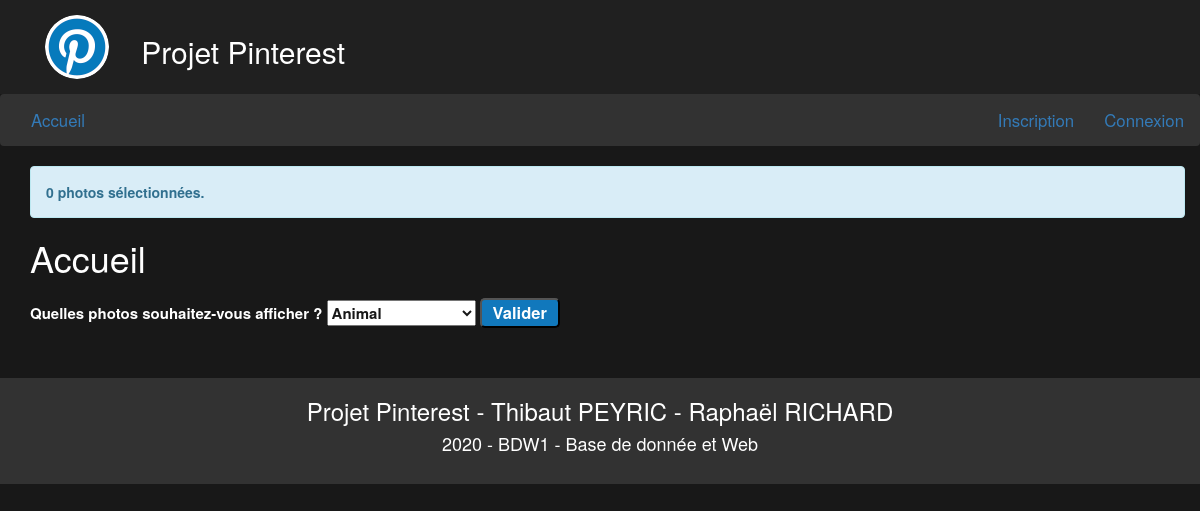
The app's page /index.php?choix_categorie=Animal, older data.
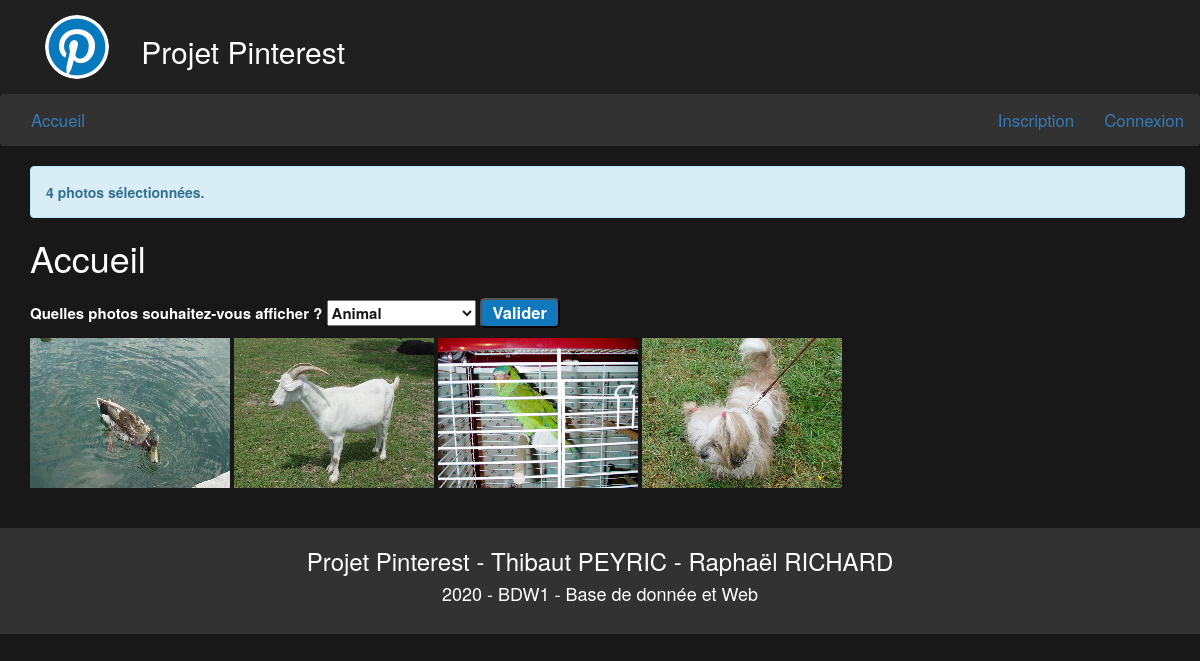
The same page, newer data.
### tables this page shows
CREATE TABLE `Photo` (
  `photoId` int(11) NOT NULL,
  `nomFich` varchar(100) DEFAULT NULL,
  `description` varchar(250) DEFAULT NULL,
  `catId` int(11) DEFAULT NULL,
  `utilID` int(11) DEFAULT NULL,
  `visibility` tinyint(1) DEFAULT NULL
);

### controllers/c_accueil.php (called while the page is built, shortened)
<?php
$photoDAO = new PhotoDAO(DEBUG);
if(!isset($_GET['choix_categorie']))
    $photoById = $photoDAO->getById(htmlspecialchars('Toutes les photos'));
else
    $photoById = $photoDAO->getById(htmlspecialchars($_GET['choix_categorie']));
if(isset($_GET['message']))
{
    $message = htmlspecialchars($_GET['message']);
    $alert = choixAlert($message);
}
else
{
    $nbP = count($photoById);
    $alert = choixAlert('photos_selection',$nbP);
}
require_once(PATH_VIEWS.$page.'.php');

### index.php (called while the page is built, shortened)
<?php
require_once('./lib/foncBase.php');
if(isset($_GET['page'])) {
  $page = htmlspecialchars($_GET['page']);
  if(!is_file(PATH_CONTROLLERS.$_GET['page'].".php"))
    $page = '404';
}
else {
	$page='accueil';
}
require_once(PATH_CONTROLLERS.$page.'.php');

### models/m_connexion.php (called while the page is built)
<?php
class Connexion {
    private $_bdd = null;
    private static $_instance = null;
    private function __construct() {
        $this->_bdd = new PDO('mysql:host='.BD_HOST.'; dbname='.BD_DBNAME.'; charset=utf8', BD_USER, BD_PWD);
        $this->_bdd->setAttribute(PDO::ATTR_ERRMODE, PDO::ERRMODE_EXCEPTION);
    }
    public static function getInstance() {
        if(is_null(self::$_instance))
            self::$_instance = new Connexion();
        return self::$_instance;
    }
    public function getBdd() {
        return $this->_bdd;
    }
}

### models/m_DAO.php (called while the page is built, shortened)
<?php
abstract class DAO {
    private $_debug;
    public function __construct($debug) {
        $this->_debug = $debug;
    }
    private function _requete($sql, $args = null) {
        if ($args == null) {
            $pdos = Connexion::getInstance()->getBdd()->query($sql);
        }
        else {
            $pdos = Connexion::getInstance()->getBdd()->prepare($sql);
            $pdos->execute($args);
        }
        return $pdos;
    }
    protected function queryAll($sql, $args = null) {
        try {
            $pdos = $this->_requete($sql, $args);
            $res = $pdos->fetchAll();
        }
        catch(PDOException $e) {
            if($this->_debug)
                die($e->getMessage());
            $this->_erreur = 'query';
            $res = false;
        }
        return $res;
    }
}

### models/m_photoDAO.php (called while the page is built, shortened)
<?php
class PhotoDAO extends DAO {
    public function getById($nomCat) {
        if($nomCat == 'Toutes les photos')
            $res=$this->queryAll('SELECT * FROM Photo WHERE visibility = 1');
        else
            $res=$this->queryAll('SELECT * FROM Photo WHERE catId in (SELECT catId FROM Categorie WHERE nomCat = ? AND visibility = 1)', array($nomCat));
        $catArr = array();
        if($res) {
            foreach($res as $value) {
                array_push($catArr,new Photo($value['photoId'], $value['nomFich'], $value['description'], $value['catId'], $value['utilID'], $value['visibility']));
            }
            return $catArr;
        }
        else return null;
    }
}

### lib/foncBase.php (called while the page is built, shortened)
<?php
function choixAlert($message, $nbP = 0)
{
    $alert = array();
    switch($message)
    {
        case 'photos_selection' :
            $alert['messageAlert'] = $nbP.PHOTOS_SELECTION;
            $alert['classAlert'] = 'info';
            break;
    }
    return $alert;
}

### entities/e_photo.php (called while the page is built, shortened)
<?php
class Photo {
    private $_photoId;
    private $_nomFich;
    private $_userId;
    public function __construct($photoId,$nomFich,$description,$catId, $userId, $visibility) {
        $this->_photoId = $photoId;
        $this->_nomFich = $nomFich;
        $this->_userId = $userId;
    }
    public function getPhotoId() {
        return $this->_photoId;
    }
    public function getNomFich() {
        return $this->_nomFich;
    }
    public function getUserId() {
        return $this->_userId;
    }
}

### views/v_accueil.php (the view, shortened to what the changed rows need)
<?php require_once(PATH_VIEWS.'alert.php');?>
    <h1><?php  echo TITRE_PAGE_ACCUEIL;?></h1>
    <?php foreach ($photoById as $value)
    {?>
    <a class="photo" href="index.php?page=image&id=<?=$value->getPhotoId()?>&user=<?=$value->getUserId()?>"><img src="<?=PATH_IMAGES.$value->getNomFich()?>"></a>
    <?php
        }?>

### views/v_alert.php
<?php
if(isset($alert))
{
?>
	<div class="alert alert-<?= isset($alert['classAlert']) ? $alert['classAlert'] : 'danger' ?>">
		<strong><?= $alert['messageAlert'] ?></strong>
	</div>
<?php
}

Row changes from the older to the newer data that the page shows:
now on this page (row edited): photo: nomFich (picture)
now on this page (row edited): photo: nomFich (picture)
now on this page (row edited): photo: nomFich (picture)
added photo: nomFich (picture)
Text that changed along with them:
$alert['messageAlert']: "0 photos sélectionnées." → "4 photos sélectionnées."
